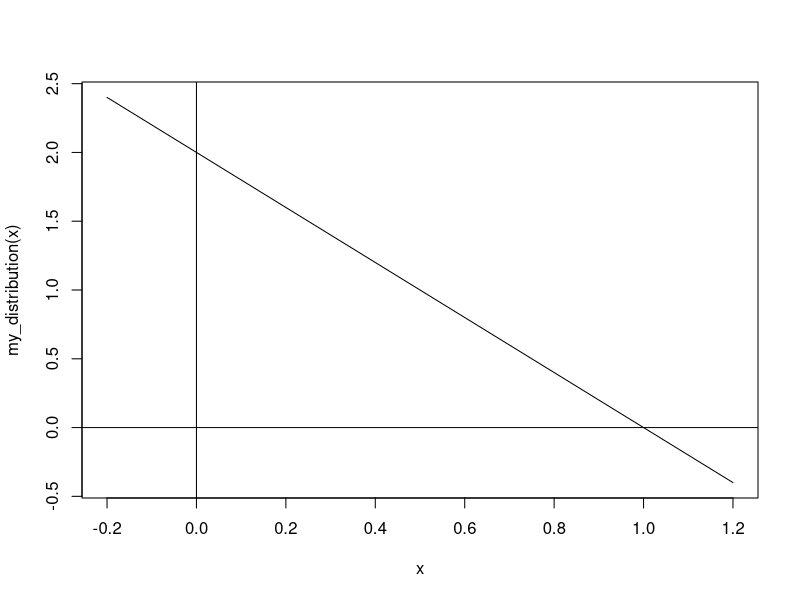
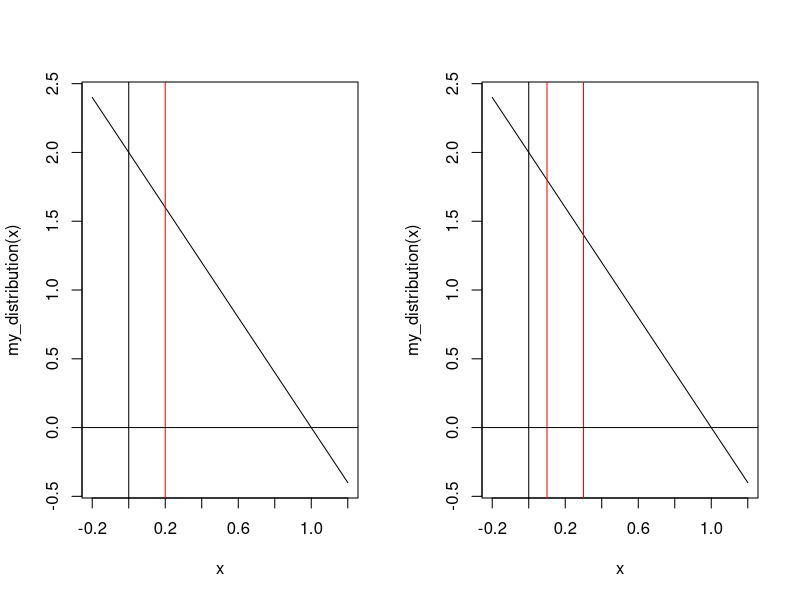
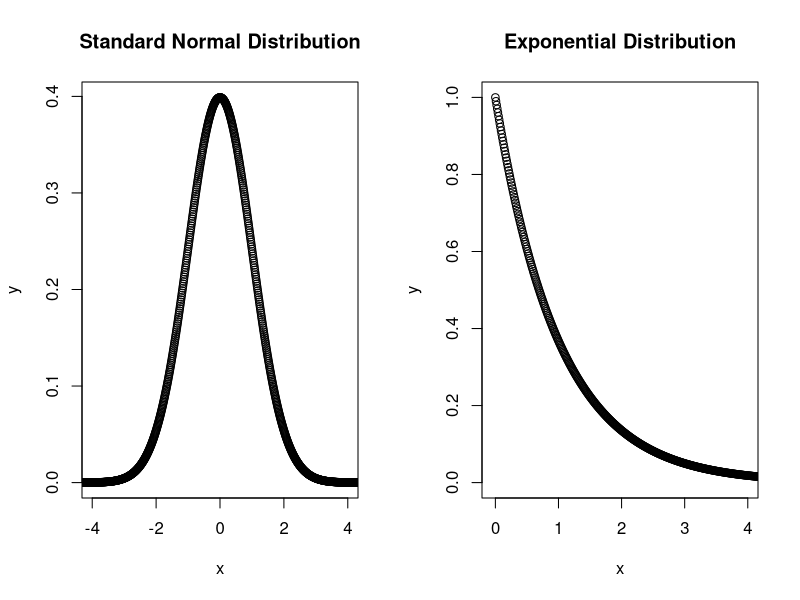

Generate these figures, in order, with R:
## ---- chunk 1
knitr::opts_chunk$set(echo = TRUE)
## ---- chunk 2


my_distribution <- function(x){
  
  out <- 2 - 2*x
  
  }

integrate(my_distribution,
          lower = 0,
          upper = 1)

## ---- chunk 3

curve(expr = my_distribution, from = -0.2, to = 1.2 )
abline(v = 0)
abline(h = 0)
## ---- chunk 4

par(mfrow = c(1, 2))

curve(expr = my_distribution, from = -0.2, to = 1.2 )
abline(v = c(0,0.2),col=c("black","red"))
abline(h = 0)



curve(expr = my_distribution, from = -0.2, to = 1.2 )
abline(v = c(0,0.1,0.3),col=c("black","red","red"))
abline(h = 0)

## ---- chunk 5





## ---- chunk 6


#integrate(my_distribution,
#          lower = 0,
#          upper = 1)





## ---- chunk 7


# Create a sequence of numbers between -10 and 10 incrementing by 0.01.
x <- seq(-10, 10, by = .01)

# Standard normal
y <- dnorm(x, mean = 0, sd = 1)


plot(x,y,main = "Standard Normal Distribution",xlim = c(-4,4))



## ---- chunk 8

#par(mfrow = c(1, 2))




## ---- chunk 9

#pnorm(0.5)


## ---- chunk 10


# Create a sequence of numbers between -10 and 10 incrementing by 0.01.
x <- seq(0, 10, by = .01)

# Standard normal
y <- dexp(x, rate = 1)


plot(x,y,main = "Exponential Distribution",xlim = c(-0.05,4))



